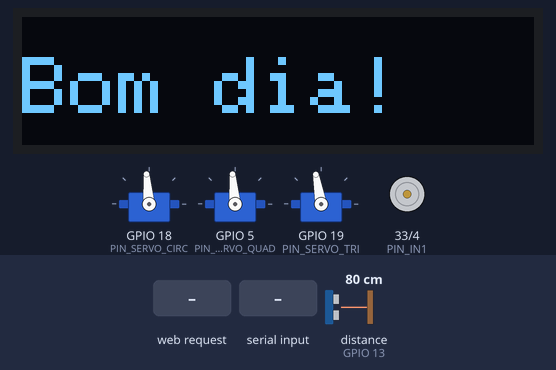
Simulated run of this sketch. Board: ESP32. On the bench: 128×32 one-colour display, 3 × servo, motor-driver pin pairs drawn as motors (green arrow = first pin HIGH = forward, orange = second pin HIGH = backward, longer = more drive). The test bench sets the inputs (shaded band); at power-on: distance to the obstacle (sensor on GPIO 13) 80 cm. The echo pulse lasts 58.3 µs per cm; WiFi joins after 1.5 s; servers stay silent unless stated; what the sketch prints to the serial monitor is not drawn.

Above: at 3.2 s.
3.3 s: HTTP request GET /circulo received
At 4.3 s:
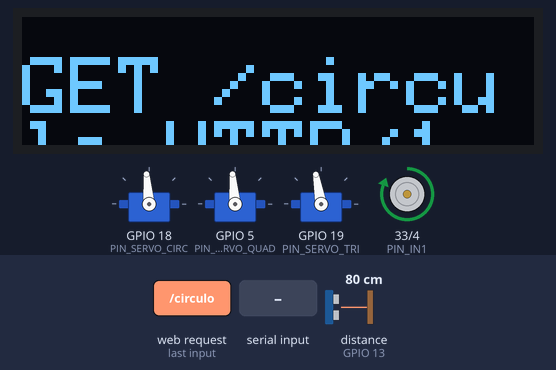
4.8 s: HTTP request GET /quadrado received
At 5.4 s:
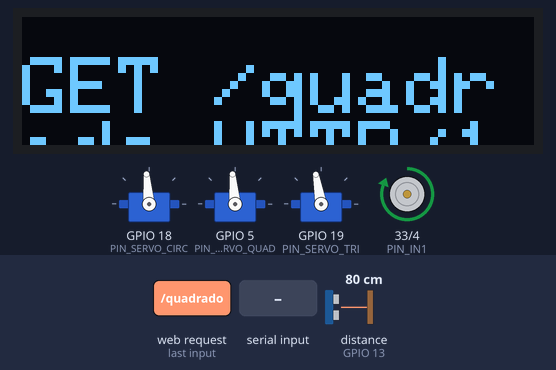
6.3 s: HTTP request GET /triangulo received
At 6.8 s:
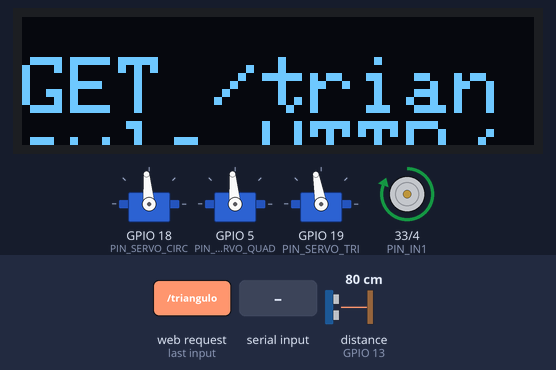
7.8 s: distance to the obstacle (sensor on GPIO 13) set to 9 cm
9.3 s: distance to the obstacle (sensor on GPIO 13) set to 6 cm
At 9.6 s:
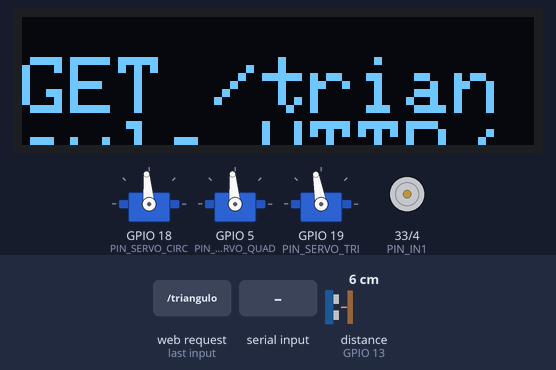
10.8 s: "1\n" received over Serial
At 12.0 s:
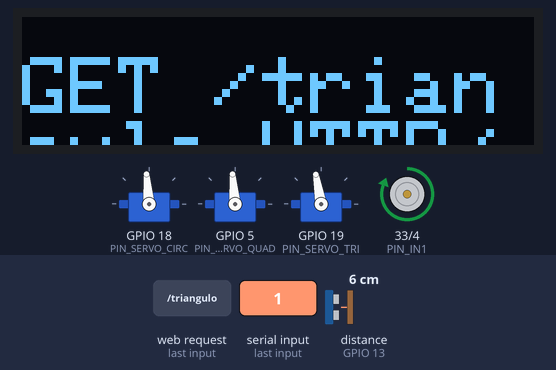
Timing chart, 0 to 13.3 s (numbered marks = the images above; inputs shaded):
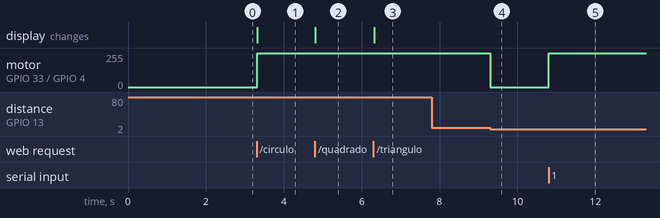

Measured:
- the behaviour switches between 8 and 7 cm on distance to the obstacle (sensor on GPIO 13) (found by bisection; images 3 and 4)
- after the input at 3.3 s, motor on GPIO 33 (PIN_IN1) / GPIO 4 (PIN_IN2): stopped → forward 255/255 at once; the display: changes at once (image 1)
- after the input at 4.8 s, the display: changes at once (image 2)
- after the input at 6.3 s, the display: changes at once (image 3)
- after the input at 7.8 s, every drawn part: stays the same
- after the input at 9.3 s, motor on GPIO 33 (PIN_IN1) / GPIO 4 (PIN_IN2): forward 255/255 → stopped at once
- after the input at 10.8 s, motor on GPIO 33 (PIN_IN1) / GPIO 4 (PIN_IN2): stopped → forward 255/255 at once

The sketch:

ESP32_MANUAL.ino
```cpp
#include <WiFi.h>
#include <Ultrasonic.h>
#include <ESP32Servo.h>
#include <Wire.h>
#include <Adafruit_GFX.h>
#include <Adafruit_SSD1306.h>

#define SCREEN_WIDTH 128
#define SCREEN_HEIGHT 32
#define OLED_RESET    -1  // Reset não é usado com I2C

Adafruit_SSD1306 display(SCREEN_WIDTH, SCREEN_HEIGHT, &Wire, OLED_RESET);


// ======================= CONFIG WIFI =======================
const char* ssid = "A54 de Fred";
const char* password = "fred1234";
WiFiServer server(8080); // Porta para receber dados do Python

// ======================= PINOS =======================
#define PIN_TRIGGER       12
#define PIN_ECHO          13
#define PIN_ENA           25
#define PIN_IN1           33
#define PIN_IN2           4
#define PIN_SERVO_CIRC    18
#define PIN_SERVO_QUAD    5
#define PIN_SERVO_TRI     19

// ======================= OBJETOS =======================
Ultrasonic ultrasonic(PIN_TRIGGER, PIN_ECHO);
Servo servoCirc, servoQuad, servoTri;

// ======================= VARIÁVEIS =======================
bool esteiraLigada = false;
bool aguardandoRespostaIA = false;
String formaRecebida = "";

// ======================= FUNÇÕES MOTOR =======================
void motorEsteiraLiga() {
  digitalWrite(PIN_IN1, HIGH);
  digitalWrite(PIN_IN2, LOW);
}

void motorEsteiraDesliga() {
  digitalWrite(PIN_IN1, LOW);
  digitalWrite(PIN_IN2, LOW);
}

void setup() {
  Serial.begin(115200);
  Wire.begin(21, 22); // SDA = GPIO 21, SCL = GPIO 22

  // Inicializa o display
  if (!display.begin(SSD1306_SWITCHCAPVCC, 0x3C)) {
    Serial.println("❌ Falha ao inicializar o display OLED");
    while (true); // trava se falhar
  }

  display.clearDisplay();
  display.setTextSize(2);             // Tamanho do texto
  display.setTextColor(SSD1306_WHITE);
  display.setCursor(0, 10);           // Posição do texto
  display.println("Bom dia!");       // Palavra a ser exibida
  display.display();                  // Atualiza o display

  pinMode(PIN_IN1, OUTPUT);
  pinMode(PIN_IN2, OUTPUT);

  servoCirc.attach(PIN_SERVO_CIRC);
  servoQuad.attach(PIN_SERVO_QUAD);
  servoTri.attach(PIN_SERVO_TRI);

  // === Setar posição inicial dos servos ===
  servoCirc.write(95);
  servoQuad.write(95);
  servoTri.write(100);
  delay(500);

  motorEsteiraDesliga();

  WiFi.begin(ssid, password);
  Serial.print("Conectando-se ao Wi-Fi");
  while (WiFi.status() != WL_CONNECTED) {
    delay(500);
    Serial.print(".");
  }
  Serial.println("\n✅ Wi-Fi conectado.");
  Serial.print("📡 IP do ESP32: ");
  Serial.println(WiFi.localIP());

  server.begin();
  Serial.println("🟢 Servidor iniciado na porta 8080");
}

void loop() {
  // Controle via Serial Monitor
  if (Serial.available()) {
    char comando = Serial.read();
    if (comando == '1') {
      esteiraLigada = true;
      motorEsteiraLiga();
      Serial.println("🟢 Esteira LIGADA via Serial");
    } else if (comando == '0') {
      esteiraLigada = false;
      motorEsteiraDesliga();
      Serial.println("🔴 Esteira DESLIGADA via Serial");
    }
  }

  // Verifica se recebeu conexão do Python
  WiFiClient client = server.available();
  if (client) {
    String msg = client.readStringUntil('\n');
    msg.trim();
    if (msg.length() > 0) {
      formaRecebida = msg;
      Serial.println("📨 Forma recebida via Python: " + formaRecebida);
        display.clearDisplay();
        display.setTextSize(2);             // Tamanho do texto
        display.setTextColor(SSD1306_WHITE);
        display.setCursor(0, 10);           // Posição do texto
        display.println(formaRecebida);       // Palavra a ser exibida
        display.display();                  // Atualiza o display

      processarForma();
    }
    client.stop();
  }

  // Verifica se há peça na esteira
  if (esteiraLigada && !aguardandoRespostaIA) {
    float distancia = ultrasonic.read();
    if (distancia < 8.0 && distancia > 0) {
      motorEsteiraDesliga();
      aguardandoRespostaIA = true;
      Serial.println("🛑 Peça detectada. Aguardando comando da IA...");
    }
  }
}

void processarForma() {
  if (formaRecebida == "circulo") {
    servoCirc.write(50);
    motorEsteiraLiga();
    delay(2000);
    servoCirc.write(95);
  } else if (formaRecebida == "quadrado") {
    servoQuad.write(50);
    motorEsteiraLiga();
    delay(2000);
    servoQuad.write(95);
  } else if (formaRecebida == "triangulo") {
    servoTri.write(145);
    motorEsteiraLiga();
    delay(2000);
    servoTri.write(100);
  } else {
    Serial.println("⚠️ Forma desconhecida recebida: " + formaRecebida);
  }

  motorEsteiraLiga(); // volta à velocidade padrão
  formaRecebida = "";
  aguardandoRespostaIA = false;
  esteiraLigada = true; // reativa a esteira após o processo
}
```
